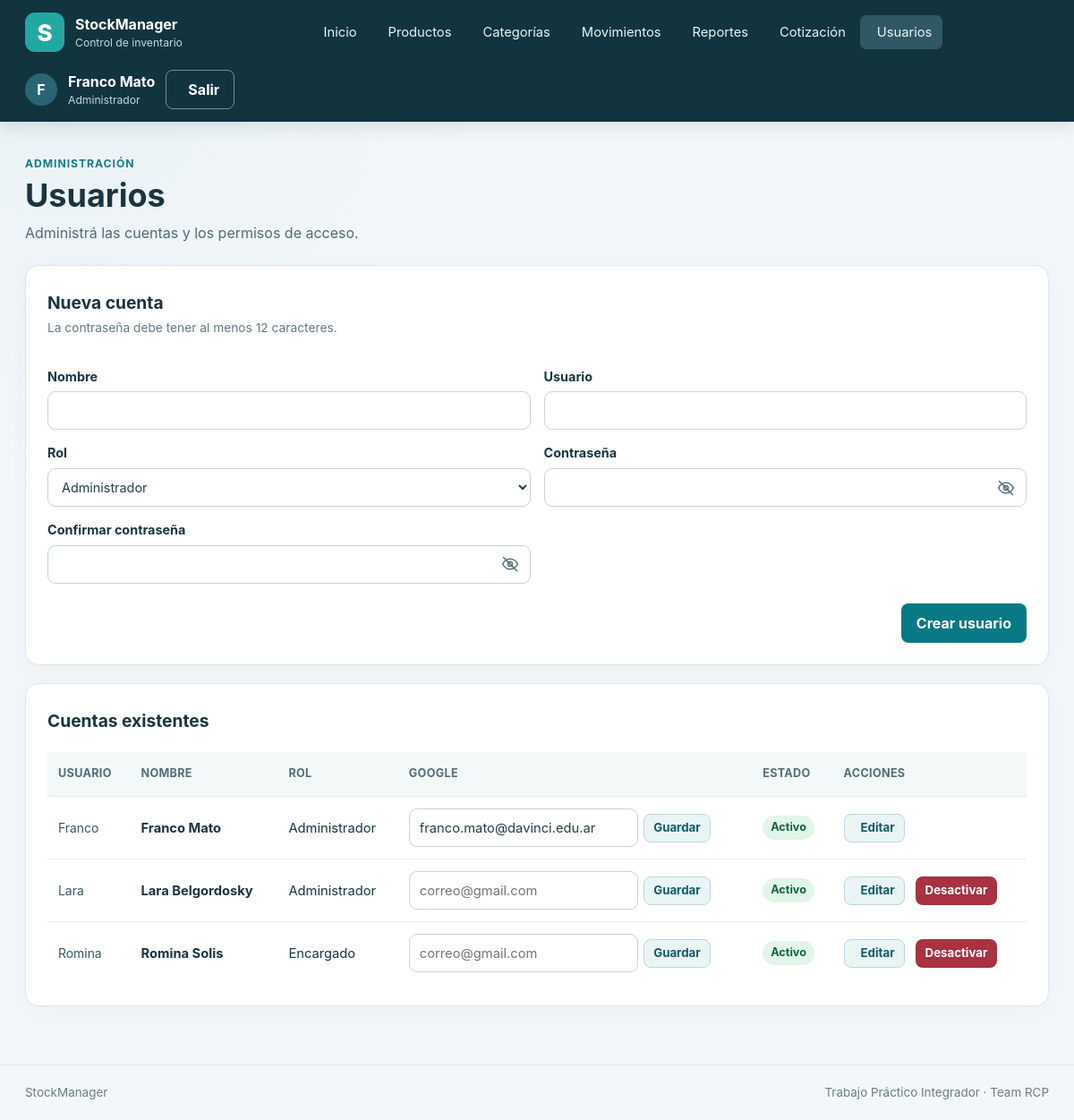
/usuarios/ (signed in), run on the app's committed database.
### app/models.py (models this page shows)
class Usuario(db.Model):
    __tablename__ = "usuarios"
    __table_args__ = (
        db.Index(
            "idx_usuarios_correo_google",
            "correo_google",
            unique=True,
            sqlite_where=db.text("correo_google IS NOT NULL"),
        ),
        db.Index(
            "idx_usuarios_google_sub",
            "google_sub",
            unique=True,
            sqlite_where=db.text("google_sub IS NOT NULL"),
        ),
    )
    id = db.Column(db.Integer, primary_key=True)
    nombre = db.Column(db.Text, nullable=False)
    usuario = db.Column(db.Text, nullable=False, unique=True)
    password_hash = db.Column(db.Text, nullable=False)
    correo_google = db.Column(db.Text(collation="NOCASE"))
    google_sub = db.Column(db.Text)
    rol_id = db.Column(db.Integer, db.ForeignKey("roles.id", ondelete="RESTRICT"), nullable=False)
    activo = db.Column(db.Integer, nullable=False, default=1)
    creado_en = db.Column(db.Text, nullable=False, server_default=db.text("(strftime('%Y-%m-%dT%H:%M:%fZ', 'now'))"))
    rol = db.relationship("Rol")

class Rol(db.Model):
    __tablename__ = "roles"
    id = db.Column(db.Integer, primary_key=True)
    nombre = db.Column(db.Text, nullable=False, unique=True)
    descripcion = db.Column(db.Text, nullable=False)

### app/usuarios/routes.py (the view)
@bp.get("/")
@administrador_requerido
def listar():
    usuarios = db.session.scalars(select(Usuario).order_by(Usuario.usuario)).all()
    roles = db.session.scalars(select(Rol).order_by(Rol.nombre)).all()
    return render_template("usuarios/lista.html", usuarios=usuarios, roles=roles)

### app/security.py (called while the page is built)
def csrf_token() -> str:
    if "csrf_token" not in session:
        session["csrf_token"] = secrets.token_urlsafe(32)
    return session["csrf_token"]

def validar_csrf() -> None:
    if request.method in {"POST", "PUT", "PATCH", "DELETE"}:
        actual = session.get("csrf_token", "")
        recibido = request.form.get("csrf_token", "")
        if not actual or not recibido or not hmac.compare_digest(actual, recibido):
            abort(400, description="Token CSRF inválido. Volvé a cargar el formulario.")

def login_requerido(func):
    @wraps(func)
    def wrapper(*args, **kwargs):
        if g.usuario is None:
            return redirect(url_for("auth.login"))
        return func(*args, **kwargs)
    return wrapper

def administrador_requerido(func):
    @wraps(func)
    @login_requerido
    def wrapper(*args, **kwargs):
        if g.usuario.rol.nombre != "administrador":
            abort(403)
        return func(*args, **kwargs)
    return wrapper

### app/templates/usuarios/lista.html (shortened to what this page needs)
{% extends 'base.html' %}
{% block contenido %}
<section class="page-heading">
  <div>
    <p class="eyebrow">Administración</p>
    <h1>Usuarios</h1>
    <p class="page-lead">Administrá las cuentas y los permisos de acceso.</p>
  </div>
</section>
<section class="panel">
  <div class="section-heading">
    <div>
      <h2>Nueva cuenta</h2>
      <p class="helper-text">La contraseña debe tener al menos 12 caracteres.</p>
    </div>
  </div>
  <form method="post" action="{{ url_for('usuarios.nuevo') }}" class="form-grid">
    <label>Nombre<input name="nombre" maxlength="120" required></label>
    <label>Usuario<input name="usuario" maxlength="32" required></label>
    <label>Rol
      <select name="rol_id">
        {% for r in roles %}<option value="{{ r.id }}">{{ r.nombre|capitalize }}</option>{% endfor %}
      </select>
    </label>
    <label for="usuario-password">Contraseña
      <span class="password-field">
        <input id="usuario-password" type="password" name="password" minlength="12" autocomplete="new-password" required>
        <button class="password-toggle" type="button" aria-label="Mostrar contraseña"
                aria-controls="usuario-password" aria-pressed="false">
          <svg viewBox="0 0 24 24" aria-hidden="true" focusable="false">
            <path d="M2 12s3.6-7 10-7 10 7 10 7-3.6 7-10 7S2 12 2 12Z"></path>
            <circle cx="12" cy="12" r="3"></circle>
            <path class="password-toggle-slash" d="M3 3l18 18"></path>
          </svg>
        </button>
      </span>
    </label>
    <label for="usuario-confirmacion">Confirmar contraseña
      <span class="password-field">
        <input id="usuario-confirmacion" type="password" name="confirmacion" minlength="12"
               autocomplete="new-password" required>
        <button class="password-toggle" type="button" aria-label="Mostrar contraseña"
                aria-controls="usuario-confirmacion" aria-pressed="false">
          <svg viewBox="0 0 24 24" aria-hidden="true" focusable="false">
            <path d="M2 12s3.6-7 10-7 10 7 10 7-3.6 7-10 7S2 12 2 12Z"></path>
            <circle cx="12" cy="12" r="3"></circle>
            <path class="password-toggle-slash" d="M3 3l18 18"></path>
          </svg>
        </button>
      </span>
    </label>
    <div class="form-actions field-span"><button class="button button--primary" type="submit">Crear usuario</button>
    </div>
  </form>
</section>
<section class="panel table-wrap">
  <div class="section-heading">
    <div>
      <h2>Cuentas existentes</h2>
    </div>
  </div>
  <table>
    <thead>
      <tr>
        <th>Usuario</th>
        <th>Nombre</th>
        <th>Rol</th>
        <th>Google</th>
        <th>Estado</th>
        <th>Acciones</th>
      </tr>
    </thead>
    <tbody>
      {% for u in usuarios %}
      <tr>
        <td class="cell-code">{{ u.usuario }}</td>
        <td class="cell-primary">{{ u.nombre }}</td>
        <td>{{ u.rol.nombre|capitalize }}</td>
        <td>
          <form method="post" action="{{ url_for('usuarios.vincular_google', usuario_id=u.id) }}" class="google-link-form">
            <input type="email" name="correo_google" value="{{ u.correo_google or '' }}"
                   placeholder="correo@gmail.com" maxlength="254" aria-label="Correo Google de {{ u.usuario }}">
            <button class="button button--secondary button--small" type="submit">Guardar</button>
          </form>
        </td>
        <td><span class="status-badge {{ 'status-badge--active' if u.activo else 'status-badge--inactive' }}">{{
            'Activo' if u.activo else 'Inactivo' }}</span></td>
        <td>
          <div class="row-actions">
            <a class="button button--secondary button--small" href="{{ url_for('usuarios.editar', usuario_id=u.id) }}">
               Editar
            </a>
            {% if u.activo and u.id != g.usuario.id %}
            <form method="post" action="{{ url_for('usuarios.desactivar', usuario_id=u.id) }}">
            <button class="button button--danger button--small" type="submit">Desactivar</button>
            </form>
            {% endif %}
          </div>
        </td>
      </tr>
      {% endfor %}
    </tbody>
  </table>
</section>
{% endblock %}

### app/templates/base.html (shortened to what this page needs)
<!doctype html>
<html lang="es-AR">
<head>
  <link rel="stylesheet" href="{{ url_for('static', filename='css/styles.css') }}">
  <link rel="stylesheet" href="{{ url_for('static', filename='vendor/fontawesome/css/solid.min.css') }}">
  <link rel="stylesheet" href="{{ url_for('static', filename='vendor/sweetalert2/sweetalert2.min.css') }}">
</head>
<body>
  <header class="site-header">
    <div class="header-inner">
      <a class="brand" href="{{ url_for('main.inicio') }}" aria-label="StockManager, ir al inicio">
        <span class="brand-mark" aria-hidden="true">S</span>
        <span class="brand-copy">
          <strong>StockManager</strong>
          <small>Control de inventario</small>
        </span>
      </a>
      {% if g.usuario %}
      <nav class="main-nav" aria-label="Menú principal">
        <a href="{{ url_for('main.inicio') }}" ><span>Inicio</span></a>
        <a href="{{ url_for('productos.listar') }}" ><span>Productos</span></a>
        <a href="{{ url_for('categorias.listar') }}" ><span>Categorías</span></a>
        <a href="{{ url_for('movimientos.listar') }}" ><span>Movimientos</span></a>
        <a href="{{ url_for('reportes.inicio') }}" ><span>Reportes</span></a>
        {% if g.usuario.rol.nombre == 'administrador' %}
        <a href="{{ url_for('cotizaciones.inicio') }}"><span>Cotización</span></a>
        <a href="{{ url_for('usuarios.listar') }}" {% if request.endpoint and request.endpoint.startswith('usuarios.')
          %}aria-current="page" {% endif %}><span>Usuarios</span></a>
        {% endif %}
      </nav>
      <div class="user-menu">
        <span class="user-avatar" aria-hidden="true">{{ g.usuario.nombre[:1]|upper }}</span>
        <span class="user-details">
          <strong>{{ g.usuario.nombre }}</strong>
          <small>{{ g.usuario.rol.nombre|capitalize }}</small>
        </span>
        <form method="post" action="{{ url_for('auth.logout') }}">
          <button class="button button--quiet" type="submit"><span>Salir</span></button>
        </form>
      </div>
      {% endif %}
    </div>
  </header>
  <main class="page-shell">
    {% block contenido %}{% endblock %}
  </main>
  <footer class="site-footer">
    <span>StockManager</span>
    <span>Trabajo Práctico Integrador · Team RCP</span>
  </footer>
</body>
</html>

### data on the page
Usuario: usuario "F", usuario.nombre "Franco Mato", usuario "Franco", nombre "Franco Mato", rol.nombre "Administrador", correo_google "franco.mato@davinci.edu.ar", activo "Activo"
Rol: usuario.rol.nombre "Administrador"
Usuario: usuario "Lara", nombre "Lara Belgordosky", rol.nombre "Administrador", activo "Activo"
Usuario: usuario "Romina", nombre "Romina Solis", rol.nombre "Encargado", activo "Activo"

### other printed values
form field rol_id "Administrador"
